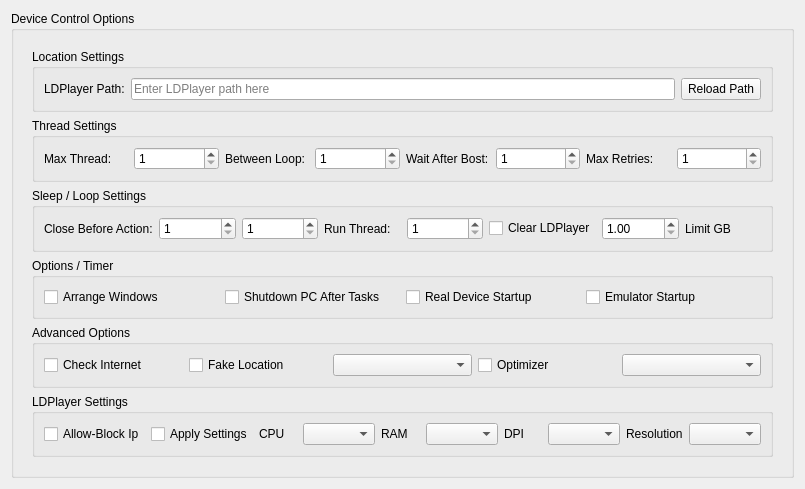
<?xml version="1.0" encoding="UTF-8"?>
<ui version="4.0">
 <class>DeviceWorkspace</class>
 <widget class="QWidget" name="DeviceWorkspace">
  <property name="geometry">
   <rect>
    <x>0</x>
    <y>0</y>
    <width>805</width>
    <height>462</height>
   </rect>
  </property>
  <layout class="QVBoxLayout" name="layMain">
   <item>
    <widget class="QGroupBox" name="grpOptions">
     <property name="title">
      <string>Device Control Options</string>
     </property>
     <layout class="QVBoxLayout" name="layOpt">
      <item>
       <layout class="QHBoxLayout" name="layTab">
        <item>
         <widget class="QWidget" name="wdgLeft" native="true">
          <layout class="QVBoxLayout" name="layLeft">
           <item>
            <widget class="QGroupBox" name="grpLocation">
             <property name="title">
              <string>Location Settings</string>
             </property>
             <layout class="QVBoxLayout" name="layLoc">
              <item>
               <layout class="QHBoxLayout" name="layLdPath">
                <item>
                 <widget class="QLabel" name="lblLdPath">
                  <property name="text">
                   <string>LDPlayer Path:</string>
                  </property>
                 </widget>
                </item>
                <item>
                 <widget class="QLineEdit" name="txtLdPath">
                  <property name="placeholderText">
                   <string>Enter LDPlayer path here</string>
                  </property>
                 </widget>
                </item>
                <item>
                 <widget class="QPushButton" name="btnReloadPath">
                  <property name="text">
                   <string>Reload Path</string>
                  </property>
                 </widget>
                </item>
               </layout>
              </item>
             </layout>
            </widget>
           </item>
           <item>
            <widget class="QGroupBox" name="grpThreads">
             <property name="title">
              <string>Thread Settings</string>
             </property>
             <layout class="QVBoxLayout" name="layThreads">
              <item>
               <layout class="QHBoxLayout" name="layThreadRow">
                <item>
                 <widget class="QLabel" name="lblMaxThread">
                  <property name="text">
                   <string>Max Thread:</string>
                  </property>
                 </widget>
                </item>
                <item>
                 <widget class="QSpinBox" name="nudMaxThread">
                  <property name="minimum">
                   <number>1</number>
                  </property>
                  <property name="maximum">
                   <number>999</number>
                  </property>
                 </widget>
                </item>
                <item>
                 <widget class="QLabel" name="lblLoop">
                  <property name="text">
                   <string>Between Loop:</string>
                  </property>
                 </widget>
                </item>
                <item>
                 <widget class="QSpinBox" name="nubBetweenLoop">
                  <property name="minimum">
                   <number>1</number>
                  </property>
                  <property name="maximum">
                   <number>999</number>
                  </property>
                 </widget>
                </item>
                <item>
                 <widget class="QLabel" name="lblWait">
                  <property name="text">
                   <string>Wait After Bost:</string>
                  </property>
                 </widget>
                </item>
                <item>
                 <widget class="QSpinBox" name="nubWaitAfter">
                  <property name="minimum">
                   <number>1</number>
                  </property>
                  <property name="maximum">
                   <number>999</number>
                  </property>
                 </widget>
                </item>
                <item>
                 <widget class="QLabel" name="lblRetries">
                  <property name="text">
                   <string>Max Retries:</string>
                  </property>
                 </widget>
                </item>
                <item>
                 <widget class="QSpinBox" name="nudMaxRetries">
                  <property name="minimum">
                   <number>1</number>
                  </property>
                  <property name="maximum">
                   <number>6</number>
                  </property>
                 </widget>
                </item>
               </layout>
              </item>
             </layout>
            </widget>
           </item>
           <item>
            <widget class="QGroupBox" name="grpSleep">
             <property name="title">
              <string>Sleep / Loop Settings</string>
             </property>
             <layout class="QHBoxLayout" name="laySleep">
              <item>
               <widget class="QLabel" name="lblCloseAction">
                <property name="text">
                 <string>Close Before Action:</string>
                </property>
               </widget>
              </item>
              <item>
               <widget class="QSpinBox" name="nudCloseBeforeFrom">
                <property name="minimum">
                 <number>1</number>
                </property>
                <property name="maximum">
                 <number>999</number>
                </property>
               </widget>
              </item>
              <item>
               <widget class="QSpinBox" name="nudCloseBeforeTo">
                <property name="minimum">
                 <number>1</number>
                </property>
                <property name="maximum">
                 <number>999</number>
                </property>
               </widget>
              </item>
              <item>
               <widget class="QLabel" name="lblRunThread">
                <property name="text">
                 <string>Run Thread:</string>
                </property>
               </widget>
              </item>
              <item>
               <widget class="QSpinBox" name="nudRunThread">
                <property name="minimum">
                 <number>1</number>
                </property>
                <property name="maximum">
                 <number>999</number>
                </property>
               </widget>
              </item>
              <item>
               <widget class="QCheckBox" name="cbClearLD">
                <property name="text">
                 <string>Clear LDPlayer</string>
                </property>
               </widget>
              </item>
              <item>
               <widget class="QDoubleSpinBox" name="nudClearGb">
                <property name="minimum">
                 <double>1.000000000000000</double>
                </property>
                <property name="maximum">
                 <double>24.000000000000000</double>
                </property>
                <property name="singleStep">
                 <double>0.100000000000000</double>
                </property>
               </widget>
              </item>
              <item>
               <widget class="QLabel" name="lblLimitGb">
                <property name="text">
                 <string>Limit GB</string>
                </property>
               </widget>
              </item>
             </layout>
            </widget>
           </item>
           <item>
            <widget class="QGroupBox" name="grpExtra">
             <property name="title">
              <string>Options / Timer</string>
             </property>
             <layout class="QHBoxLayout" name="layExtra">
              <item>
               <widget class="QCheckBox" name="cbArrangeWindows">
                <property name="text">
                 <string>Arrange Windows</string>
                </property>
               </widget>
              </item>
              <item>
               <widget class="QCheckBox" name="cbShutdown">
                <property name="text">
                 <string>Shutdown PC After Tasks</string>
                </property>
               </widget>
              </item>
              <item>
               <widget class="QCheckBox" name="cbRealDev">
                <property name="text">
                 <string>Real Device Startup</string>
                </property>
               </widget>
              </item>
              <item>
               <widget class="QCheckBox" name="cbEmuStart">
                <property name="text">
                 <string>Emulator Startup</string>
                </property>
               </widget>
              </item>
             </layout>
            </widget>
           </item>
           <item>
            <widget class="QGroupBox" name="grpAdvanced">
             <property name="title">
              <string>Advanced Options</string>
             </property>
             <layout class="QHBoxLayout" name="layAdvanced">
              <item>
               <widget class="QCheckBox" name="cbInternet">
                <property name="text">
                 <string>Check Internet</string>
                </property>
               </widget>
              </item>
              <item>
               <widget class="QCheckBox" name="cbFakeLoc">
                <property name="text">
                 <string>Fake Location</string>
                </property>
               </widget>
              </item>
              <item>
               <widget class="QComboBox" name="cmbFakeLoc"/>
              </item>
              <item>
               <widget class="QCheckBox" name="cbOptThread">
                <property name="text">
                 <string>Optimizer</string>
                </property>
               </widget>
              </item>
              <item>
               <widget class="QComboBox" name="cmbOptThread"/>
              </item>
             </layout>
            </widget>
           </item>
           <item>
            <widget class="QGroupBox" name="grpLdConfig">
             <property name="title">
              <string>LDPlayer Settings</string>
             </property>
             <layout class="QHBoxLayout" name="layLdConfig">
              <item>
               <widget class="QCheckBox" name="cbBlockIp">
                <property name="text">
                 <string>Allow-Block Ip</string>
                </property>
               </widget>
              </item>
              <item>
               <widget class="QCheckBox" name="cbApplyLD">
                <property name="text">
                 <string>Apply Settings</string>
                </property>
               </widget>
              </item>
              <item>
               <widget class="QLabel" name="lblCpu">
                <property name="text">
                 <string>CPU</string>
                </property>
               </widget>
              </item>
              <item>
               <widget class="QComboBox" name="cmbCpu"/>
              </item>
              <item>
               <widget class="QLabel" name="lblRam">
                <property name="text">
                 <string>RAM</string>
                </property>
               </widget>
              </item>
              <item>
               <widget class="QComboBox" name="cmbRam"/>
              </item>
              <item>
               <widget class="QLabel" name="lblDpi">
                <property name="text">
                 <string>DPI</string>
                </property>
               </widget>
              </item>
              <item>
               <widget class="QComboBox" name="cmbDpi"/>
              </item>
              <item>
               <widget class="QLabel" name="lblRes">
                <property name="text">
                 <string>Resolution</string>
                </property>
               </widget>
              </item>
              <item>
               <widget class="QComboBox" name="cmbRes"/>
              </item>
             </layout>
            </widget>
           </item>
          </layout>
         </widget>
        </item>
       </layout>
      </item>
     </layout>
    </widget>
   </item>
   <item>
    <spacer name="spcVertical">
     <property name="orientation">
      <enum>Qt::Vertical</enum>
     </property>
     <property name="sizeHint" stdset="0">
      <size>
       <width>20</width>
       <height>40</height>
      </size>
     </property>
    </spacer>
   </item>
  </layout>
 </widget>
 <resources/>
 <connections/>
</ui>
